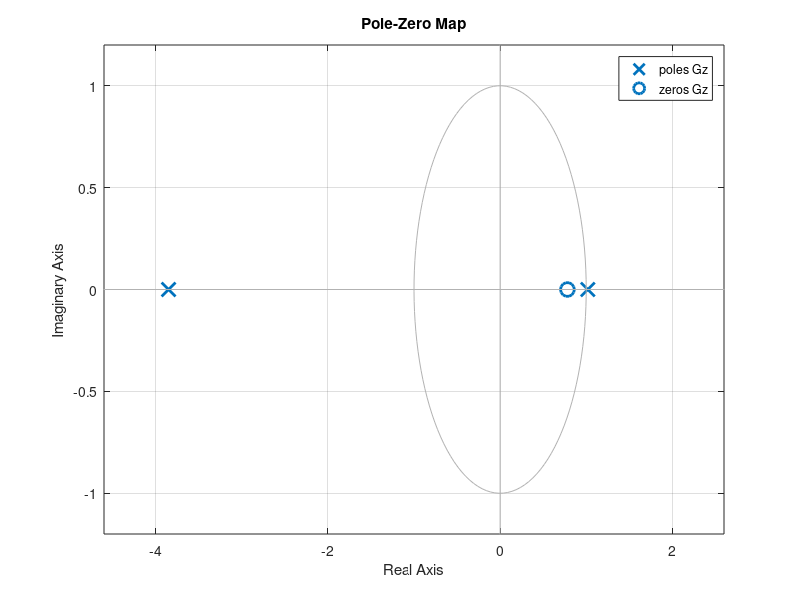

Source code (MATLAB):
%pkg load 'control'

data = load("RLSPOL20.000000.csv");

orders=size(data,2);
datasize=size(data,1);
numorder=(orders-1)/2;

denorder=orders-numorder;

num=data(datasize-50,1:numorder);
den=data(datasize-50,numorder+1:orders);

Gz=tf(num,den,0.02);
pzmap(Gz);
%step(feedback(Gz,1));